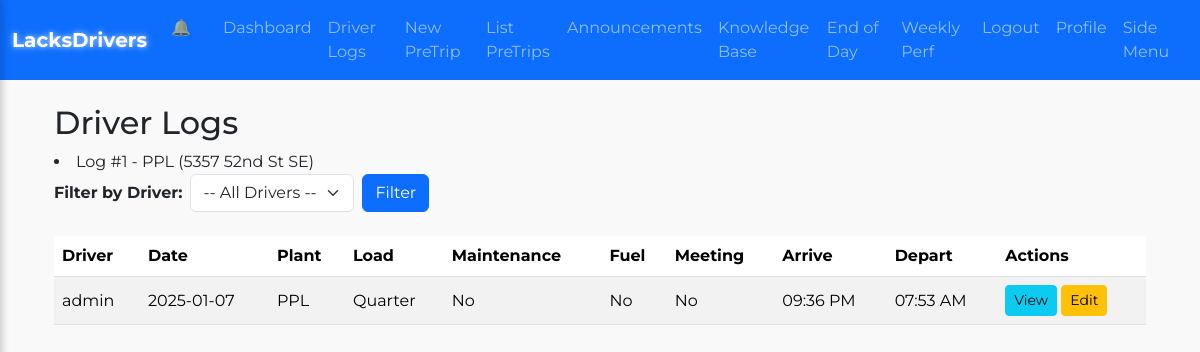
The app's page /driver_logs (signed in), older data.
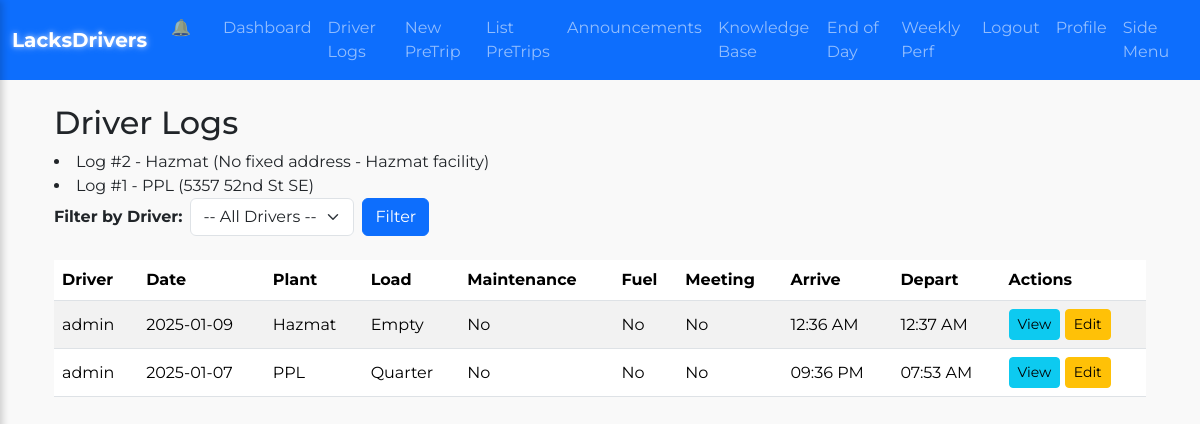
The same page, newer data.
### lacksdrivers.py (models this page shows, shortened)
class DriverLog(db.Model):
    __tablename__ = "driver_log"
    id = db.Column(db.Integer, primary_key=True)
    driver_id = db.Column(db.Integer, db.ForeignKey("user.id"), nullable=False)
    driver = db.relationship("User", backref="driver_logs", lazy="joined")
    date = db.Column(db.Date, default=date.today)
    arrive_time = db.Column(db.String(20))  # storing 12-hr string
    depart_time = db.Column(db.String(20))
    downtime_reason = db.Column(db.String(200), nullable=True)
    load_size = db.Column(db.String(10), nullable=False)
    plant_name = db.Column(db.String(20), nullable=False)
    maintenance = db.Column(db.Boolean, default=False)
    fuel = db.Column(db.Boolean, default=False)
    meeting = db.Column(db.Boolean, default=False)
    created_at = db.Column(db.DateTime, default=datetime.utcnow)
    updated_at = db.Column(db.DateTime, onupdate=datetime.utcnow)

class User(db.Model, UserMixin):
    __tablename__ = "user"
    id = db.Column(db.Integer, primary_key=True)
    username = db.Column(db.String(64), unique=True, nullable=False)
    email = db.Column(db.String(120), unique=True, nullable=False)
    password_hash = db.Column(db.String(128))
    role = db.Column(db.String(20), default="driver")  # "driver" or "management"
    tasks = db.relationship("Task", backref="assigned_user", lazy="dynamic")

### lacksdrivers.py (the view)
@app.route("/driver_logs", methods=["GET"])
@login_required
def driver_logs():
    if current_user.role == "management":
        all_drivers = User.query.filter_by(role="driver").all()
        selected_driver_id = request.args.get("driver_id", type=int)
        query = DriverLog.query.order_by(DriverLog.created_at.desc())
        if selected_driver_id:
            query = query.filter_by(driver_id=selected_driver_id)
        logs = query.all()
        return render_template(
            "driver_logs.html",
            logs=logs,
            all_drivers=all_drivers,
            selected_driver_id=selected_driver_id,
            PLANT_ADDRESSES=PLANT_ADDRESSES
        )
    else:
        logs = DriverLog.query.filter_by(driver_id=current_user.id)\
               .order_by(DriverLog.created_at.desc()).all()
        return render_template("driver_logs.html", logs=logs, PLANT_ADDRESSES=PLANT_ADDRESSES)

### lacksdrivers.py (called while the page is built)
@login_manager.user_loader
def load_user(user_id):
    return User.query.get(int(user_id))

### templates/driver_logs.html (shortened to what this page needs)
{% extends "base.html" %}
{% block content %}
<div class="container slide-in">
  <h2 class="mt-3">Driver Logs</h2>
  {% for log in logs %}
  <li>
    Log #{{ log.id }} - {{ log.plant_name }}
    {% if log.plant_name in PLANT_ADDRESSES %}
      ({{ PLANT_ADDRESSES[log.plant_name] }})
    {% endif %}
  </li>
{% endfor %}
  {% if current_user.role == 'management' %}
    <form method="GET" action="{{ url_for('driver_logs') }}" class="mb-4">
      <div class="row g-2 align-items-center">
        <div class="col-auto">
          <label for="driverFilter" class="col-form-label fw-bold">Filter by Driver:</label>
        </div>
        <div class="col-auto">
          <select name="driver_id" id="driverFilter" class="form-select">
            <option value="">-- All Drivers --</option>
          </select>
        </div>
        <div class="col-auto">
          <button type="submit" class="btn btn-primary">Filter</button>
        </div>
      </div>
    </form>
  {% endif %}
  {% if logs %}
    <table class="table table-striped align-middle">
      <thead>
        <tr>
          <th>Driver</th>
          <th>Date</th>
          <th>Plant</th>
          <th>Load</th>
          <th>Maintenance</th>
          <th>Fuel</th>
          <th>Meeting</th>
          <th>Arrive</th>
          <th>Depart</th>
          <th>Actions</th>
        </tr>
      </thead>
      <tbody>
        {% for log in logs %}
          <tr>
            <td>{{ log.driver.username }}</td>
            <td>{{ log.date }}</td>
            <td>{{ log.plant_name }}</td>
            <td>{{ log.load_size }}</td>
            <td>{{ "Yes" if log.maintenance else "No" }}</td>
            <td>{{ "Yes" if log.fuel else "No" }}</td>
            <td>{{ "Yes" if log.meeting else "No" }}</td>
            <td>{{ log.arrive_time or "--" }}</td>
            <td>{{ log.depart_time or "--" }}</td>
            <td>
              <a href="{{ url_for('view_driver_log', log_id=log.id) }}" class="btn btn-sm btn-info">View</a>
              {% if current_user.role == 'management' or log.driver_id == current_user.id %}
                <a href="{{ url_for('edit_driver_log', log_id=log.id) }}" class="btn btn-sm btn-warning">Edit</a>
              {% endif %}
            </td>
          </tr>
        {% endfor %}
      </tbody>
    </table>
  {% else %}
    <p>No logs found.</p>
  {% endif %}
</div>
{% endblock %}

### templates/base.html (shortened to what this page needs)
<!DOCTYPE html>
<html lang="en">
<head>
  <link
  rel="stylesheet"
  href="https://cdn.jsdelivr.net/npm/bootstrap@5.3.1/dist/css/bootstrap.min.css"
>
  <link
    rel="stylesheet"
    href="https://cdn.jsdelivr.net/npm/bootstrap@5.3.1/dist/css/bootstrap.min.css"
  >
</head>
<body>
  <nav class="navbar navbar-expand-md navbar-dark bg-primary py-2">
    <div class="container-fluid">
      <a class="navbar-brand glow-text" href="{{ url_for('dashboard') }}">
      </a>
      <div class="collapse navbar-collapse" id="mainNavbar">
        <ul class="navbar-nav ms-auto">
          <li class="nav-item d-none d-md-block me-3">
            <a class="nav-link" href="{{ url_for('recent_activity') }}">
              &#128276;
            </a>
          </li>
          <li class="nav-item">
            <a class="nav-link" href="{{ url_for('dashboard') }}">Dashboard</a>
          </li>
          <li class="nav-item">
            <a class="nav-link" href="{{ url_for('driver_logs') }}">Driver Logs</a>
          </li>
          <li class="nav-item">
            <a class="nav-link" href="{{ url_for('new_pretrip') }}">New PreTrip</a>
          </li>
          <li class="nav-item">
            <a class="nav-link" href="{{ url_for('list_pretrips') }}">List PreTrips</a>
          </li>
          <li class="nav-item">
            <a class="nav-link" href="{{ url_for('announcements') }}">Announcements</a>
          </li>
          <li class="nav-item">
            <a class="nav-link" href="{{ url_for('knowledge_base') }}">Knowledge Base</a>
          </li>
          <li class="nav-item">
            <a class="nav-link" href="{{ url_for('end_of_day_summary') }}">End of Day</a>
          </li>
          <li class="nav-item">
            <a class="nav-link" href="{{ url_for('weekly_performance') }}">Weekly Perf</a>
          </li>
          <li class="nav-item">
            <a class="nav-link" href="{{ url_for('logout') }}">Logout</a>
          </li>
          <li class="nav-item">
            <a class="nav-link" href="{{ url_for('profile') }}">Profile</a>
          </li>
          <li class="nav-item">
            <a class="nav-link" href="#" id="openPanelBtn">Side Menu</a>
          </li>
        </ul>
      </div>
    </div>
  </nav>
  <div class="container mt-4 fade-in">
    {% block content %}{% endblock %}
  </div>
</body>
</html>

### templates/base.html (style rules this page uses)
body { font-family: 'Montserrat', sans-serif; background-color: #f9f9f9; }
.glow-text { font-weight: 700; color: #fff; position: relative; }
.navbar { transition: background-color 0.3s ease; }
.navbar-nav .nav-link { transition: color 0.2s ease; }
.fade-in { opacity: 0; animation: fadeInAnimation 0.6s forwards; }

Row changes from the older to the newer data that the page shows:
added DriverLog: id "2", plant_name "Hazmat", plant_name "No fixed address - Hazmat facility", driver.username "admin", date "2025-01-09", load_size "Empty", maintenance "No", fuel "No", meeting "No", arrive_time "12:36 AM", depart_time "12:37 AM"
